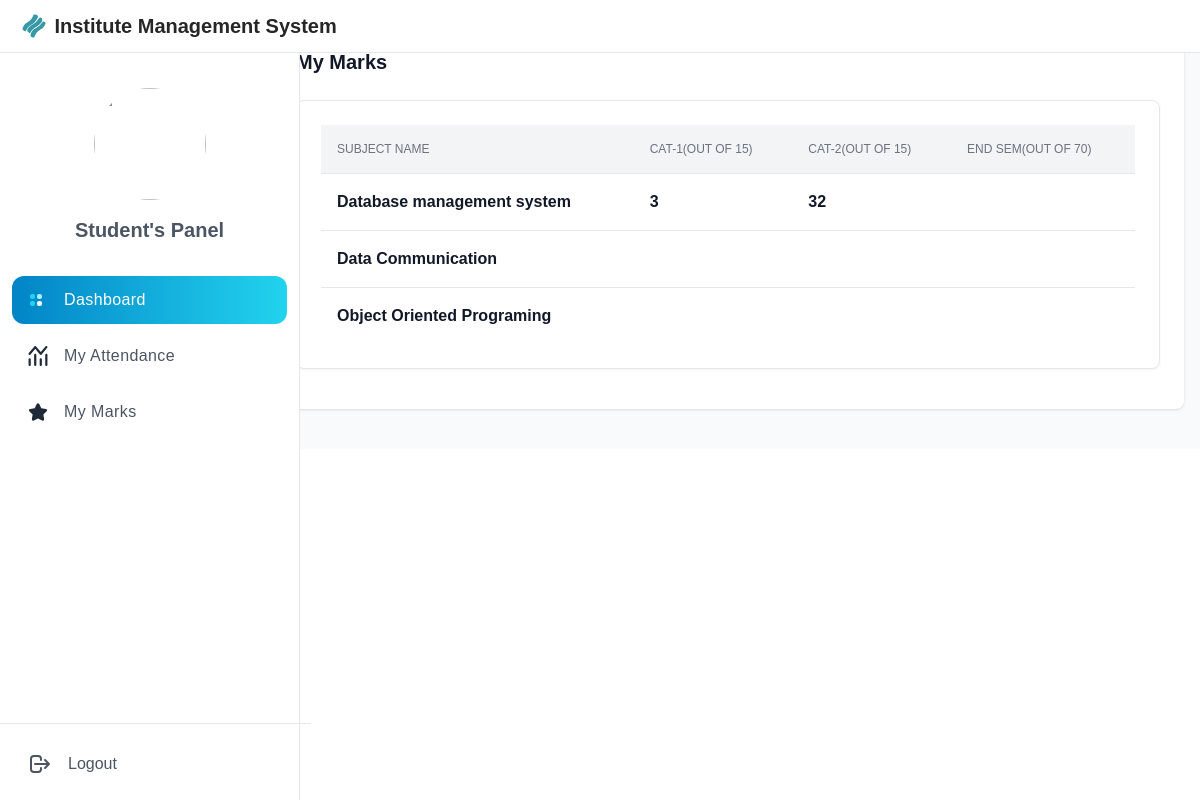
Page /Student/grading.php (signed in) on the committed database.
### tables this page shows
CREATE TABLE `subject` (
  `id` int(11) NOT NULL,
  `name` varchar(50) NOT NULL,
  `departmentid` int(11) NOT NULL
);

CREATE TABLE `marks` (
  `No` int(11) NOT NULL,
  `studentid` int(11) NOT NULL,
  `yearid` int(11) NOT NULL,
  `examid` int(11) NOT NULL,
  `subjectid` int(11) NOT NULL,
  `mark` int(11) NOT NULL
);

### Student/grading.php (the view, shortened to what this page needs)
<?php include("../public/header.php")?>
<?php include("../includes/config.php") ?>
<div class="flex overflow-hidden bg-white">
<?php include("sidebar.php")?>
  <div id="main-content" class="h-full w-full bg-gray-50 relative overflow-y-auto lg:ml-64">
    <main>
      <div class="pt-6 px-4">
        <div class="w-full grid grid-cols-1 xl:grid-cols-2 2xl:grid-cols-3 gap-4 content-center">
          <div class="bg-white shadow rounded-lg p-4 sm:p-6 xl:p-8 2xl:col-span-3" >
            <div class="mb-4 flex items-center justify-between">
                <div>
                    <h3 class="text-xl font-bold text-gray-900 mb-2">My Marks</h3>
                </div>
            </div>
            <div class="flex flex-col">
                <div class="col-span-3">
                    <div class="p-4 mb-4 bg-white border border-gray-200 rounded-lg shadow-sm 2xl:col-span-2 dark:border-gray-700 sm:p-6 dark:bg-gray-800">
                        <div class="flex flex-col">
                            <div class="overflow-x-auto">
                                <div class="inline-block min-w-full align-middle">
                                    <div class="overflow-hidden shadow">
                                        <table class="min-w-full divide-y divide-gray-200 table-fixed dark:divide-gray-600">
                                            <thead class="bg-gray-100 dark:bg-gray-700">
                                                <tr>
                                                    <th scope="col" class="p-4 text-xs font-medium text-left text-gray-500 uppercase dark:text-gray-400">Subject Name</th>
                                                    <th scope="col" class="p-4 text-xs font-medium text-left text-gray-500 uppercase dark:text-gray-400">CAT-1(Out of 15)</th>
                                                    <th scope="col" class="p-4 text-xs font-medium text-left text-gray-500 uppercase dark:text-gray-400">CAT-2(Out of 15)</th>
                                                    <th scope="col" class="p-4 text-xs font-medium text-left text-gray-500 uppercase dark:text-gray-400">End Sem(Out of 70)</th>
                                                </tr>
                                            </thead>
                                            <tbody class="bg-white divide-y divide-gray-200 dark:bg-gray-800 dark:divide-gray-700">
                                            <?php
                            $email = $_SESSION['useremail'];
                            $user = "SELECT user.id as id , student.departmentid as departmentid ,student.yearid as yearid FROM user,student WHERE email = '$email' AND user.id = student.id ";
                            $userresult = mysqli_query($db_conn, $user);
                            $userrow = mysqli_fetch_object($userresult);
                            $subquery = "SELECT * FROM subject WHERE subject.departmentid = '$userrow->departmentid'";
                            $subresult = mysqli_query($db_conn, $subquery);
                            while ($subrow = mysqli_fetch_object($subresult)) {
                                ?>
                                                <tr class="hover:bg-gray-100 dark:hover:bg-gray-700">
                                                    <td class="p-4 text-base font-semibold text-gray-900 dark:text-white"><?= $subrow->name ?></td>
                                                    <?php for ($i = 1; $i <= 3; $i++) { ?>
                                                    <td class="p-4 text-base font-semibold text-gray-900 dark:text-white">
                                                    <?php
                                                    $examquery = "SELECT mark FROM marks WHERE marks.studentid = '$userrow->id' and marks.yearid = '$userrow->yearid' and marks.examid = '$i' and marks.subjectid = '$subrow->id';";
                                                    $resquery = mysqli_query($db_conn, $examquery);
                                                    $exrow = mysqli_fetch_object($resquery);
                                                    echo $exrow->mark;
                                                    ?>
                                                    </td>
                                                    <?php } ?>
                                                </tr>
                                                <?php
                            }
                            ?>
                                            </tbody>
                                        </table>
                                    </div>
                                </div>
                            </div>
                        </div>
                    </div>
                </div>
            </div>
          </div>
        </div>
      </div>
    </main>
<?php include("../public/footer.php")?>

### public/css/style.css (style rules this page uses)
.relative { position: relative; }
.mb-2 { margin-bottom: 0.5rem; }
.mb-4 { margin-bottom: 1rem; }
.inline-block { display: inline-block; }
.flex { display: flex; }
.grid { display: grid; }
.h-full { height: 100%; }
.w-full { width: 100%; }
.min-w-full { min-width: 100%; }
.grid-cols-1 { grid-template-columns: repeat(1, minmax(0, 1fr)); }
.flex-col { flex-direction: column; }
.content-center { align-content: center; }
.items-center { align-items: center; }
.justify-between { justify-content: space-between; }
.gap-4 { gap: 1rem; }
.divide-y > :not([hidden]) ~ :not([hidden]) { --tw-divide-y-reverse: 0; border-top-width: calc(1px * calc(1 - var(--tw-divide-y-reverse))); border-bottom-width: calc(1px * var(--tw-divide-y-reverse)); }
.divide-gray-200 > :not([hidden]) ~ :not([hidden]) { --tw-divide-opacity: 1; border-color: rgb(229 231 235 / var(--tw-divide-opacity)); }
.overflow-hidden { overflow: hidden; }
.overflow-x-auto { overflow-x: auto; }
.overflow-y-auto { overflow-y: auto; }
.rounded-lg { border-radius: 0.5rem; }
.border-gray-200 { --tw-border-opacity: 1; border-color: rgb(229 231 235 / var(--tw-border-opacity)); }
.bg-gray-50 { --tw-bg-opacity: 1; background-color: rgb(249 250 251 / var(--tw-bg-opacity)); }
.bg-white { --tw-bg-opacity: 1; background-color: rgb(255 255 255 / var(--tw-bg-opacity)); }
.p-4 { padding: 1rem; }
.px-4 { padding-left: 1rem; padding-right: 1rem; }
.pt-6 { padding-top: 1.5rem; }
.text-left { text-align: left; }
.align-middle { vertical-align: middle; }
.text-base { font-size: 1rem; line-height: 1.5rem; }
.text-xl { font-size: 1.25rem; line-height: 1.75rem; }
.text-xs { font-size: 0.75rem; line-height: 1rem; }
.font-bold { font-weight: 700; }
.font-medium { font-weight: 500; }
.font-semibold { font-weight: 600; }
.uppercase { text-transform: uppercase; }
.text-gray-500 { --tw-text-opacity: 1; color: rgb(107 114 128 / var(--tw-text-opacity)); }
.text-gray-900 { --tw-text-opacity: 1; color: rgb(17 24 39 / var(--tw-text-opacity)); }
.shadow { --tw-shadow: 0 1px 3px 0 rgb(0 0 0 / 0.1), 0 1px 2px -1px rgb(0 0 0 / 0.1); --tw-shadow-colored: 0 1px 3px 0 var(--tw-shadow-color), 0 1px 2px -1px var(--tw-shadow-color); box-shadow: var(--tw-ring-offset-shadow, 0 0 #0000), var(--tw-ring-shadow, 0 0 #0000), var(--tw-shadow); }
@media (min-width: 640px) { .sm\:p-6 { padding: 1.5rem; } }
@media (min-width: 1024px) { .lg\:ml-64 { margin-left: 16rem; } }

### rows in the picture
subject: name "Database management system"
marks: mark "3"
marks: mark "32"
subject: name "Data Communication"
subject: name "Object Oriented Programing"
